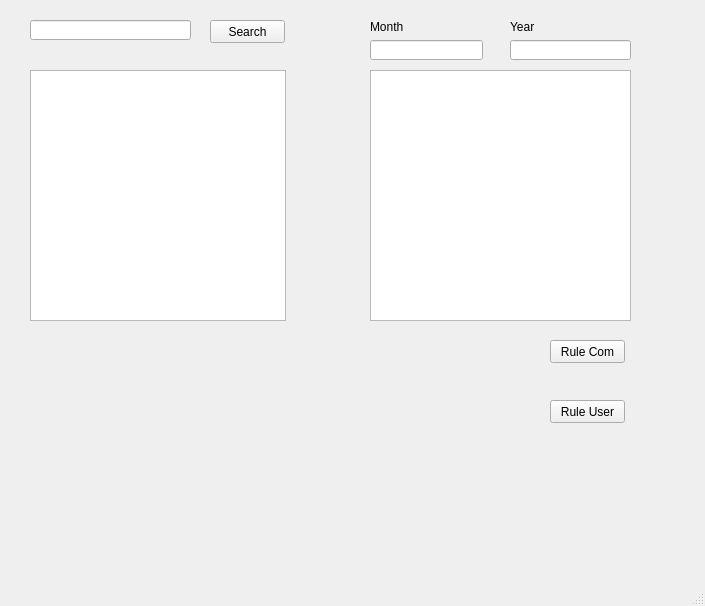
<?xml version="1.0" encoding="UTF-8"?>
<ui version="4.0">
 <class>MainWindow</class>
 <widget class="QMainWindow" name="MainWindow">
  <property name="geometry">
   <rect>
    <x>0</x>
    <y>0</y>
    <width>705</width>
    <height>606</height>
   </rect>
  </property>
  <property name="windowTitle">
   <string>Rule</string>
  </property>
  <widget class="QWidget" name="centralwidget">
   <widget class="QLineEdit" name="searchEdit">
    <property name="geometry">
     <rect>
      <x>30</x>
      <y>20</y>
      <width>161</width>
      <height>20</height>
     </rect>
    </property>
   </widget>
   <widget class="QPushButton" name="searchButton">
    <property name="geometry">
     <rect>
      <x>210</x>
      <y>20</y>
      <width>75</width>
      <height>23</height>
     </rect>
    </property>
    <property name="text">
     <string>Search</string>
    </property>
   </widget>
   <widget class="QListWidget" name="itemList">
    <property name="geometry">
     <rect>
      <x>30</x>
      <y>70</y>
      <width>256</width>
      <height>251</height>
     </rect>
    </property>
    <property name="dragDropMode">
     <enum>QAbstractItemView::DragOnly</enum>
    </property>
   </widget>
   <widget class="QListWidget" name="ruleItemList">
    <property name="geometry">
     <rect>
      <x>370</x>
      <y>70</y>
      <width>261</width>
      <height>251</height>
     </rect>
    </property>
    <property name="dragDropMode">
     <enum>QAbstractItemView::DropOnly</enum>
    </property>
   </widget>
   <widget class="QPushButton" name="ruleButton">
    <property name="geometry">
     <rect>
      <x>550</x>
      <y>340</y>
      <width>75</width>
      <height>23</height>
     </rect>
    </property>
    <property name="text">
     <string>Rule Com</string>
    </property>
   </widget>
   <widget class="QLineEdit" name="mounthEdit">
    <property name="geometry">
     <rect>
      <x>370</x>
      <y>40</y>
      <width>113</width>
      <height>20</height>
     </rect>
    </property>
   </widget>
   <widget class="QLineEdit" name="yearEdit">
    <property name="geometry">
     <rect>
      <x>510</x>
      <y>40</y>
      <width>121</width>
      <height>20</height>
     </rect>
    </property>
   </widget>
   <widget class="QLabel" name="label">
    <property name="geometry">
     <rect>
      <x>370</x>
      <y>20</y>
      <width>46</width>
      <height>13</height>
     </rect>
    </property>
    <property name="text">
     <string>Month</string>
    </property>
   </widget>
   <widget class="QLabel" name="label_2">
    <property name="geometry">
     <rect>
      <x>510</x>
      <y>20</y>
      <width>46</width>
      <height>13</height>
     </rect>
    </property>
    <property name="text">
     <string>Year</string>
    </property>
   </widget>
   <widget class="QPushButton" name="ruleUserButton">
    <property name="geometry">
     <rect>
      <x>550</x>
      <y>400</y>
      <width>75</width>
      <height>23</height>
     </rect>
    </property>
    <property name="text">
     <string>Rule User</string>
    </property>
   </widget>
  </widget>
  <widget class="QMenuBar" name="menubar">
   <property name="geometry">
    <rect>
     <x>0</x>
     <y>0</y>
     <width>705</width>
     <height>21</height>
    </rect>
   </property>
  </widget>
  <widget class="QStatusBar" name="statusbar"/>
 </widget>
 <resources/>
 <connections/>
</ui>
